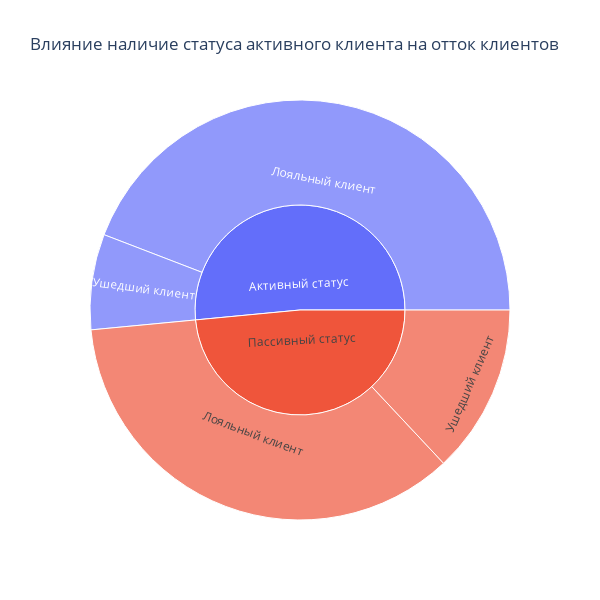

Notebook code for this chart:
### Markdown cell above
8. Как влияет наличие статуса активного клиента на отток клиентов? Постройте диаграмму, иллюстрирующую это. Что бы вы предложили банку, чтобы уменьшить отток клиентов среди неактивных?

### Code cell
df = churn_data.groupby('IsActiveMember')['Exited'].value_counts().reset_index(name='count')
df['IsActiveMember'] = df['IsActiveMember'].apply(lambda x: 'Активный статус' if x == 1 else 'Пассивный статус')
df['Exited'] = df['Exited'].apply(lambda x: 'Лояльный клиент' if x == 0 else 'Ушедший клиент')
#print(df)
fig = px.sunburst(
    df,
    path=['IsActiveMember', 'Exited'],
    values='count',
    height=600, #высота
    width=600, #ширина
    title='Влияние наличие статуса активного клиента на отток клиентов',
    
)
fig.show()

### Figure 1 — Plotly figure (JSON) as saved in the notebook; plotly's stock layout.template omitted (floating-point values rounded to 4 significant figures)
{"data": [{"branchvalues": "total", "domain": {"x": [0, 1], "y": [0, 1]}, "hovertemplate": "labels=%{label}<br>count=%{value}<br>parent=%{parent}<br>id=%{id}<extra></extra>", "ids": ["Активный статус/Лояльный клиент", "Пассивный статус/Лояльный клиент", "Активный статус/Ушедший клиент", "Пассивный статус/Ушедший клиент", "Активный статус", "Пассивный статус"], "labels": ["Лояльный клиент", "Лояльный клиент", "Ушедший клиент", "Ушедший клиент", "Активный статус", "Пассивный статус"], "name": "", "parents": ["Активный статус", "Пассивный статус", "Активный статус", "Пассивный статус", "", ""], "type": "sunburst", "values": [4416, 3547, 735, 1302, 5151, 4849]}], "layout": {"height": 600, "legend": {"tracegroupgap": 0}, "title": {"text": "Влияние наличие статуса активного клиента на отток клиентов"}, "width": 600}}
